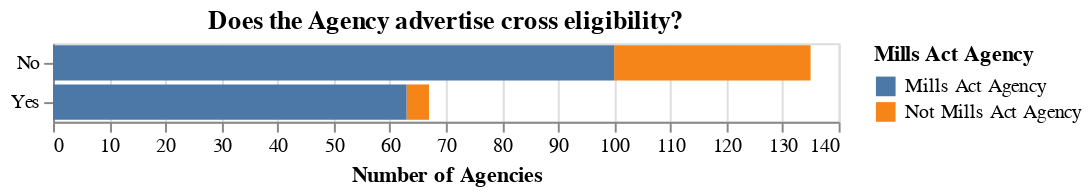

The code cell stored with this chart in its notebook:
### Markdown cell above
# Agencies advertising cross-eligibility

We looked to see if the agencies post a notice about using another agencies elibility verification.

### Code cell
src = df.fillna(False).replace({True: 'Yes', False: 'No'}).assign(is_mills_act=df.fillna(False).is_mills_act.replace({True: 'Mills Act Agency', False:"Not Mills Act Agency"}))[['cross_elibility', 'is_mills_act']]
alt.Chart(src).mark_bar().encode(
    alt.Y('cross_elibility', title=''),
    alt.X('count(cross_elibility)',title="Number of Agencies"),
    color=alt.Color('is_mills_act', title='Mills Act Agency')
).properties(
    title='Does the Agency advertise cross eligibility?',
)

### Figure 1 — Vega-Lite specification as saved in the notebook (floating-point values rounded to 4 significant figures; data arrays with more than 128 entries replaced by an {"elided": "..."} marker saying what was removed)
{"usermeta": {"embedOptions": {"theme": "urbaninstitute"}}, "config": {"view": {"continuousWidth": 400, "continuousHeight": 300}}, "data": {"name": "data-bd7f00f495b8c43ee1ed2ba1761222b4"}, "mark": "bar", "encoding": {"color": {"type": "nominal", "field": "is_mills_act", "title": "Mills Act Agency"}, "x": {"type": "nominal", "aggregate": "count", "field": "cross_elibility", "title": "Number of Agencies"}, "y": {"type": "nominal", "field": "cross_elibility", "title": ""}}, "title": "Does the Agency advertise cross eligibility?", "$schema": "https://vega.github.io/schema/vega-lite/v4.8.1.json", "datasets": {"data-bd7f00f495b8c43ee1ed2ba1761222b4": {"elided": "202 records"}}}
